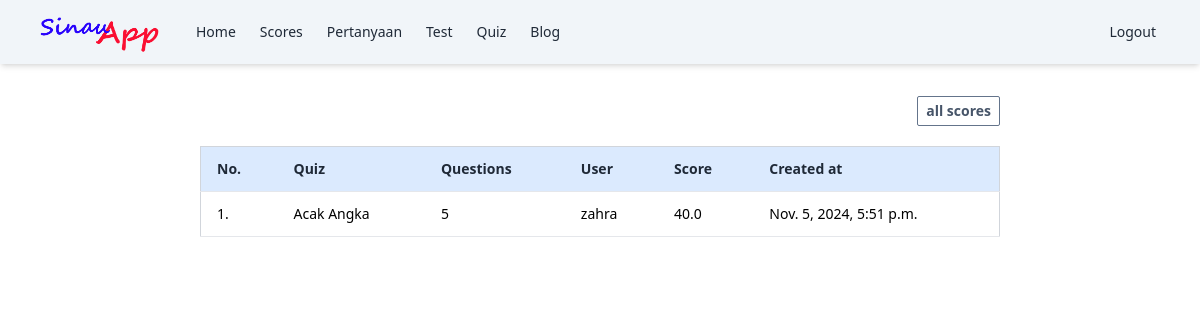
Screenshot of /quiz/scores_all/ (signed in) with the database file from the repository.
### quiz/models.py (models this page shows, shortened)
class Result(models.Model):
  quiz = models.ForeignKey(Quiz, on_delete=models.CASCADE)
  user = models.ForeignKey(User, on_delete=models.CASCADE)
  score = models.FloatField()
  created = models.DateTimeField(auto_now_add=True)

class Quiz(models.Model):
  name = models.CharField(max_length=120)
  topic = models.CharField(max_length=120)
  number_of_questions = models.IntegerField()
  time = models.IntegerField(help_text="time in second")
  required_score_to_pass = models.IntegerField()
  class Meta:
    verbose_name_plural = "Quizzes"

### quiz/views.py (the view)
# urls.py: path('scores_all/', views.result_quiz_all, name='result_quiz_all'),
def result_quiz_all(request):
    all_results = Result.objects.all().order_by('-id')
    return render(request, 'quiz/all_quiz_results.html', {'all_results': all_results})

### templates/quiz/all_quiz_results.html (shortened to what this page needs)
{% extends "base.html" %}
{% block content %}
<div class="overflow-auto p-2  flex justify-center mt-6">
  <div class="w-full  md:w-[800px]">
      <div class="md:flex md:justify-end mb-5">
          <a  href="{% url "all_scores" %}">
              <div
                  class="text-slate-600 text-center text-sm font-semibold py-2 md:py-1 px-2 border border-slate-500  rounded-sm  hover:bg-slate-800 hover:text-white">
                  all scores
              </div>
          </a>
      </div>
      <table class=" bg-white border w-full border-gray-300 text-sm">
          <thead>
              <tr class="bg-blue-100 border-b">
                  <th class="text-left py-3 px-4 font-semibold text-sm text-gray-800">No.</th>
                  <th class="text-left py-3 px-4 font-semibold text-sm text-gray-800">Quiz</th>
                  <th class="text-left py-3 px-4 font-semibold text-sm text-gray-800">Questions</th>
                  <th class="text-left py-3 px-4 font-semibold text-sm text-gray-800">User</th>
                  <th class="text-left py-3 px-4 font-semibold text-sm text-gray-800">Score</th>
                  <th class="text-left py-3 px-4 font-semibold text-sm text-gray-800">Created at</th>
              </tr>
          </thead>
          <tbody>
             {% for result in all_results %}
              <tr class="hover:bg-green-50">
                  <td class="py-3 px-4 border-b">{{ forloop.counter }}.</td>
                  <td class="py-3 px-4 border-b">{{result.quiz.name}}</td>
                  <td class="py-3 px-4  border-b">{{result.quiz.number_of_questions}}</td>
                  <td class="py-3 px-4 border-b">{{result.user.username}}</td>
                  <td class="py-3 px-4 border-b">{{result.score}}</td>
                  <td class="py-3 px-4 border-b">{{ result.created }} </td>
                </tr>
                {% endfor %}
          </tbody>
      </table>
  </div>
</div>
{% endblock content %}

### rows the page displays
Result: quiz.name "Acak Angka", quiz.number_of_questions "5", user.username "zahra", score "40.0", created "Nov. 5, 2024, 5:51 p.m."
